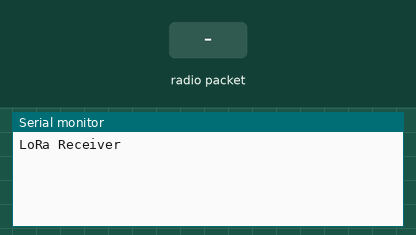
A sketch run on a simulated Arduino Uno, built with avr-gcc and run on an emulated ATmega328P. On the bench: the last lines printed to the serial monitor. The inputs (shaded band) are chosen by the test bench. No radio packets arrive unless stated.

Above: at 1.2 s.
1.3 s: radio packet "1" arrives
At 2.0 s:
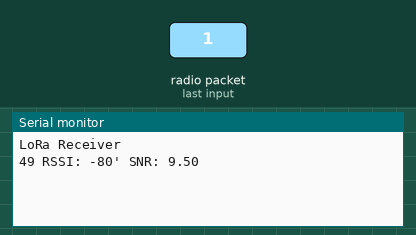
2.8 s: radio packet "0" arrives
At 3.1 s:
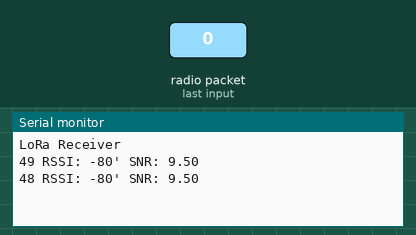
4.3 s: radio packet "2" arrives
At 5.5 s:
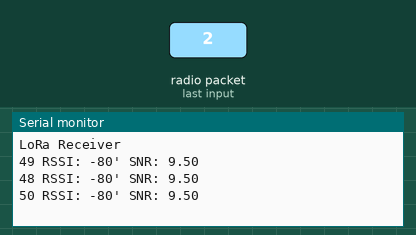

Measured:
- after the input at 1.3 s, the serial monitor: prints a new line at once (image 1)
- after the input at 2.8 s, the serial monitor: prints a new line at once (image 2)
- after the input at 4.3 s, the serial monitor: prints a new line at once (image 3)

The sketch:

LoRaReceiver.ino
```cpp
#include <SPI.h>
#include <LoRa.h>

#define PACKET_COUNT 10

int seq_no = 0;
int expected_seq_no = 0;
int missing_packets[PACKET_COUNT] = {0};
int missing_packet_count = 0;


void setup() {
  Serial.begin(9600);
  while (!Serial);

  Serial.println("LoRa Receiver");
  // LoRa.enableCrc();
  if (!LoRa.begin(915E6)) {
    Serial.println("Starting LoRa failed!");
    while (1);
  }
}


void loop() {
  // try to parse packet
  int packetSize = LoRa.parsePacket();
  if (packetSize) {
    // received a packet
    // Serial.print("Received packet '");
    // char received_seq_no = (char)LoRa.read();
    // Serial.println("Received Seq:"+(char)LoRa.read());

    // read packet
    while (LoRa.available()) {
      byte packetBuffer[packetSize];
      int bytesRead = LoRa.readBytes(packetBuffer, packetSize);

// Convert the buffer to an integer
    int packetInt;
    memcpy(&packetInt, packetBuffer, sizeof(packetInt));
    packetInt = reinterpret_cast<int>(packetInt);
      Serial.print(packetInt);
    }

    // print RSSI of packet
    Serial.print(" RSSI: ");
    Serial.print(LoRa.packetRssi());
    Serial.print("' SNR: ");
    Serial.print(LoRa.packetSnr());
    Serial.println("");
  }
}
```
